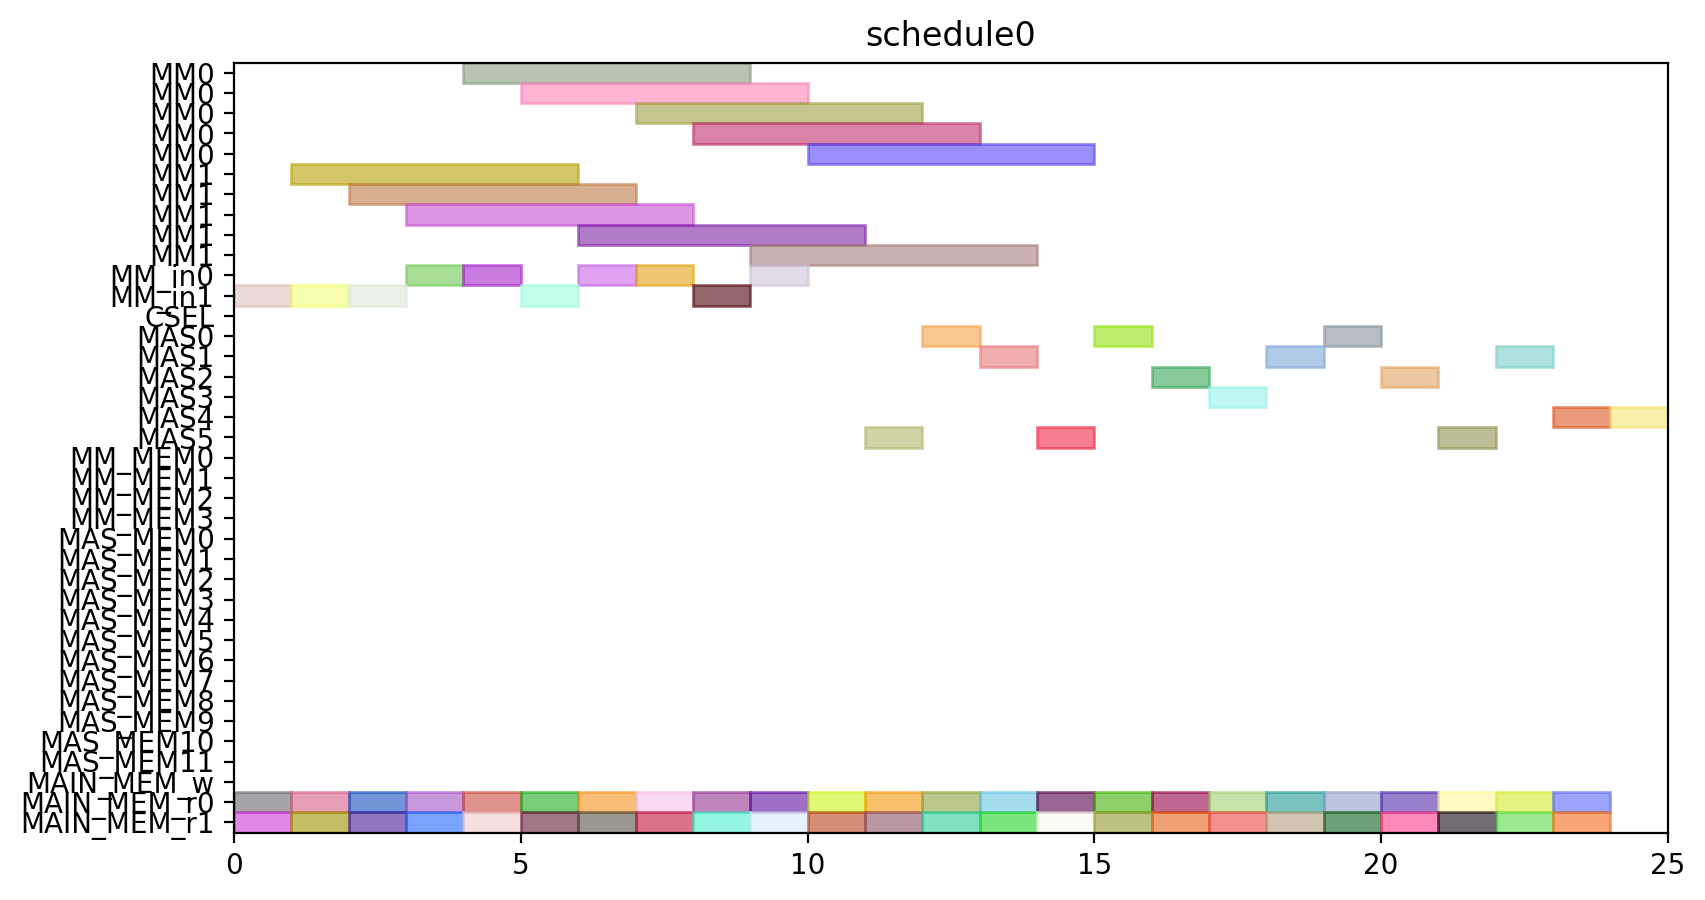

Source code (Python):
from pyschedule import Scenario, solvers, plotters, alt


def solve():
	horizon = 120
	S = Scenario("schedule0", horizon=horizon)

	# resource
	MM = S.Resources('MM', num=2, size=5)
	MM_in = S.Resources('MM_in', num=2)
	CSEL = S.Resource('CSEL')
	MAS = S.Resources('MAS', num=6, size=1, periods=range(1, horizon))
	MM_MEM = S.Resources('MM_MEM', num=4)
	MAS_MEM = S.Resources('MAS_MEM', num=12)
	MAIN_MEM_w = S.Resource('MAIN_MEM_w', size=1)
	MAIN_MEM_r = S.Resources('MAIN_MEM_r', num=2)

	# result of previous scheduling

	# new tasks
	t0_t0 = S.Task('t0_t0', length=1, delay_cost=1)
	t0_t0 += alt(MAS)
	t0_t0_mem0 = S.Task('t0_t0_mem0', length=1, delay_cost=1)
	t0_t0_mem0 += MAIN_MEM_r[0]
	S += t0_t0_mem0 <= t0_t0

	t0_t0_mem1 = S.Task('t0_t0_mem1', length=1, delay_cost=1)
	t0_t0_mem1 += MAIN_MEM_r[1]
	S += t0_t0_mem1 <= t0_t0

	t0_t1 = S.Task('t0_t1', length=1, delay_cost=1)
	t0_t1 += alt(MAS)
	t0_t1_mem0 = S.Task('t0_t1_mem0', length=1, delay_cost=1)
	t0_t1_mem0 += MAIN_MEM_r[0]
	S += t0_t1_mem0 <= t0_t1

	t0_t1_mem1 = S.Task('t0_t1_mem1', length=1, delay_cost=1)
	t0_t1_mem1 += MAIN_MEM_r[1]
	S += t0_t1_mem1 <= t0_t1

	t0_t3 = S.Task('t0_t3', length=5, delay_cost=1)
	t0_t3 += alt(MM)
	t0_t3_in = S.Task('t0_t3_in', length=1, delay_cost=1)
	t0_t3_in += alt(MM_in)
	S += t0_t3_in*MM_in[0]<=t0_t3*MM[0]
	S += t0_t3_in*MM_in[1]<=t0_t3*MM[1]
	t0_t3_mem0 = S.Task('t0_t3_mem0', length=1, delay_cost=1)
	t0_t3_mem0 += MAIN_MEM_r[0]
	S += t0_t3_mem0 <= t0_t3

	t0_t3_mem1 = S.Task('t0_t3_mem1', length=1, delay_cost=1)
	t0_t3_mem1 += MAIN_MEM_r[1]
	S += t0_t3_mem1 <= t0_t3

	t10 = S.Task('t10', length=1, delay_cost=1)
	t10 += alt(MAS)
	t10_mem0 = S.Task('t10_mem0', length=1, delay_cost=1)
	t10_mem0 += MAIN_MEM_r[0]
	S += t10_mem0 <= t10

	t10_mem1 = S.Task('t10_mem1', length=1, delay_cost=1)
	t10_mem1 += MAIN_MEM_r[1]
	S += t10_mem1 <= t10

	t11 = S.Task('t11', length=1, delay_cost=1)
	t11 += alt(MAS)
	t11_mem0 = S.Task('t11_mem0', length=1, delay_cost=1)
	t11_mem0 += MAIN_MEM_r[0]
	S += t11_mem0 <= t11

	t11_mem1 = S.Task('t11_mem1', length=1, delay_cost=1)
	t11_mem1 += MAIN_MEM_r[1]
	S += t11_mem1 <= t11

	t3_t0 = S.Task('t3_t0', length=5, delay_cost=1)
	t3_t0 += alt(MM)
	t3_t0_in = S.Task('t3_t0_in', length=1, delay_cost=1)
	t3_t0_in += alt(MM_in)
	S += t3_t0_in*MM_in[0]<=t3_t0*MM[0]
	S += t3_t0_in*MM_in[1]<=t3_t0*MM[1]
	t3_t0_mem0 = S.Task('t3_t0_mem0', length=1, delay_cost=1)
	t3_t0_mem0 += MAIN_MEM_r[0]
	S += t3_t0_mem0 <= t3_t0

	t3_t0_mem1 = S.Task('t3_t0_mem1', length=1, delay_cost=1)
	t3_t0_mem1 += MAIN_MEM_r[1]
	S += t3_t0_mem1 <= t3_t0

	t3_t1 = S.Task('t3_t1', length=5, delay_cost=1)
	t3_t1 += alt(MM)
	t3_t1_in = S.Task('t3_t1_in', length=1, delay_cost=1)
	t3_t1_in += alt(MM_in)
	S += t3_t1_in*MM_in[0]<=t3_t1*MM[0]
	S += t3_t1_in*MM_in[1]<=t3_t1*MM[1]
	t3_t1_mem0 = S.Task('t3_t1_mem0', length=1, delay_cost=1)
	t3_t1_mem0 += MAIN_MEM_r[0]
	S += t3_t1_mem0 <= t3_t1

	t3_t1_mem1 = S.Task('t3_t1_mem1', length=1, delay_cost=1)
	t3_t1_mem1 += MAIN_MEM_r[1]
	S += t3_t1_mem1 <= t3_t1

	t3_t2 = S.Task('t3_t2', length=1, delay_cost=1)
	t3_t2 += alt(MAS)
	t3_t2_mem0 = S.Task('t3_t2_mem0', length=1, delay_cost=1)
	t3_t2_mem0 += MAIN_MEM_r[0]
	S += t3_t2_mem0 <= t3_t2

	t3_t2_mem1 = S.Task('t3_t2_mem1', length=1, delay_cost=1)
	t3_t2_mem1 += MAIN_MEM_r[1]
	S += t3_t2_mem1 <= t3_t2

	t3_t3 = S.Task('t3_t3', length=1, delay_cost=1)
	t3_t3 += alt(MAS)
	t3_t3_mem0 = S.Task('t3_t3_mem0', length=1, delay_cost=1)
	t3_t3_mem0 += MAIN_MEM_r[0]
	S += t3_t3_mem0 <= t3_t3

	t3_t3_mem1 = S.Task('t3_t3_mem1', length=1, delay_cost=1)
	t3_t3_mem1 += MAIN_MEM_r[1]
	S += t3_t3_mem1 <= t3_t3

	t4_t0 = S.Task('t4_t0', length=1, delay_cost=1)
	t4_t0 += alt(MAS)
	t4_t0_mem0 = S.Task('t4_t0_mem0', length=1, delay_cost=1)
	t4_t0_mem0 += MAIN_MEM_r[0]
	S += t4_t0_mem0 <= t4_t0

	t4_t0_mem1 = S.Task('t4_t0_mem1', length=1, delay_cost=1)
	t4_t0_mem1 += MAIN_MEM_r[1]
	S += t4_t0_mem1 <= t4_t0

	t4_t1 = S.Task('t4_t1', length=1, delay_cost=1)
	t4_t1 += alt(MAS)
	t4_t1_mem0 = S.Task('t4_t1_mem0', length=1, delay_cost=1)
	t4_t1_mem0 += MAIN_MEM_r[0]
	S += t4_t1_mem0 <= t4_t1

	t4_t1_mem1 = S.Task('t4_t1_mem1', length=1, delay_cost=1)
	t4_t1_mem1 += MAIN_MEM_r[1]
	S += t4_t1_mem1 <= t4_t1

	t4_t3 = S.Task('t4_t3', length=5, delay_cost=1)
	t4_t3 += alt(MM)
	t4_t3_in = S.Task('t4_t3_in', length=1, delay_cost=1)
	t4_t3_in += alt(MM_in)
	S += t4_t3_in*MM_in[0]<=t4_t3*MM[0]
	S += t4_t3_in*MM_in[1]<=t4_t3*MM[1]
	t4_t3_mem0 = S.Task('t4_t3_mem0', length=1, delay_cost=1)
	t4_t3_mem0 += MAIN_MEM_r[0]
	S += t4_t3_mem0 <= t4_t3

	t4_t3_mem1 = S.Task('t4_t3_mem1', length=1, delay_cost=1)
	t4_t3_mem1 += MAIN_MEM_r[1]
	S += t4_t3_mem1 <= t4_t3

	t5_t0 = S.Task('t5_t0', length=5, delay_cost=1)
	t5_t0 += alt(MM)
	t5_t0_in = S.Task('t5_t0_in', length=1, delay_cost=1)
	t5_t0_in += alt(MM_in)
	S += t5_t0_in*MM_in[0]<=t5_t0*MM[0]
	S += t5_t0_in*MM_in[1]<=t5_t0*MM[1]
	t5_t0_mem0 = S.Task('t5_t0_mem0', length=1, delay_cost=1)
	t5_t0_mem0 += MAIN_MEM_r[0]
	S += t5_t0_mem0 <= t5_t0

	t5_t0_mem1 = S.Task('t5_t0_mem1', length=1, delay_cost=1)
	t5_t0_mem1 += MAIN_MEM_r[1]
	S += t5_t0_mem1 <= t5_t0

	t5_t1 = S.Task('t5_t1', length=5, delay_cost=1)
	t5_t1 += alt(MM)
	t5_t1_in = S.Task('t5_t1_in', length=1, delay_cost=1)
	t5_t1_in += alt(MM_in)
	S += t5_t1_in*MM_in[0]<=t5_t1*MM[0]
	S += t5_t1_in*MM_in[1]<=t5_t1*MM[1]
	t5_t1_mem0 = S.Task('t5_t1_mem0', length=1, delay_cost=1)
	t5_t1_mem0 += MAIN_MEM_r[0]
	S += t5_t1_mem0 <= t5_t1

	t5_t1_mem1 = S.Task('t5_t1_mem1', length=1, delay_cost=1)
	t5_t1_mem1 += MAIN_MEM_r[1]
	S += t5_t1_mem1 <= t5_t1

	t5_t2 = S.Task('t5_t2', length=1, delay_cost=1)
	t5_t2 += alt(MAS)
	t5_t2_mem0 = S.Task('t5_t2_mem0', length=1, delay_cost=1)
	t5_t2_mem0 += MAIN_MEM_r[0]
	S += t5_t2_mem0 <= t5_t2

	t5_t2_mem1 = S.Task('t5_t2_mem1', length=1, delay_cost=1)
	t5_t2_mem1 += MAIN_MEM_r[1]
	S += t5_t2_mem1 <= t5_t2

	t5_t3 = S.Task('t5_t3', length=1, delay_cost=1)
	t5_t3 += alt(MAS)
	t5_t3_mem0 = S.Task('t5_t3_mem0', length=1, delay_cost=1)
	t5_t3_mem0 += MAIN_MEM_r[0]
	S += t5_t3_mem0 <= t5_t3

	t5_t3_mem1 = S.Task('t5_t3_mem1', length=1, delay_cost=1)
	t5_t3_mem1 += MAIN_MEM_r[1]
	S += t5_t3_mem1 <= t5_t3

	t6_t0 = S.Task('t6_t0', length=5, delay_cost=1)
	t6_t0 += alt(MM)
	t6_t0_in = S.Task('t6_t0_in', length=1, delay_cost=1)
	t6_t0_in += alt(MM_in)
	S += t6_t0_in*MM_in[0]<=t6_t0*MM[0]
	S += t6_t0_in*MM_in[1]<=t6_t0*MM[1]
	t6_t0_mem0 = S.Task('t6_t0_mem0', length=1, delay_cost=1)
	t6_t0_mem0 += MAIN_MEM_r[0]
	S += t6_t0_mem0 <= t6_t0

	t6_t0_mem1 = S.Task('t6_t0_mem1', length=1, delay_cost=1)
	t6_t0_mem1 += MAIN_MEM_r[1]
	S += t6_t0_mem1 <= t6_t0

	t6_t1 = S.Task('t6_t1', length=5, delay_cost=1)
	t6_t1 += alt(MM)
	t6_t1_in = S.Task('t6_t1_in', length=1, delay_cost=1)
	t6_t1_in += alt(MM_in)
	S += t6_t1_in*MM_in[0]<=t6_t1*MM[0]
	S += t6_t1_in*MM_in[1]<=t6_t1*MM[1]
	t6_t1_mem0 = S.Task('t6_t1_mem0', length=1, delay_cost=1)
	t6_t1_mem0 += MAIN_MEM_r[0]
	S += t6_t1_mem0 <= t6_t1

	t6_t1_mem1 = S.Task('t6_t1_mem1', length=1, delay_cost=1)
	t6_t1_mem1 += MAIN_MEM_r[1]
	S += t6_t1_mem1 <= t6_t1

	t6_t2 = S.Task('t6_t2', length=1, delay_cost=1)
	t6_t2 += alt(MAS)
	t6_t2_mem0 = S.Task('t6_t2_mem0', length=1, delay_cost=1)
	t6_t2_mem0 += MAIN_MEM_r[0]
	S += t6_t2_mem0 <= t6_t2

	t6_t2_mem1 = S.Task('t6_t2_mem1', length=1, delay_cost=1)
	t6_t2_mem1 += MAIN_MEM_r[1]
	S += t6_t2_mem1 <= t6_t2

	t6_t3 = S.Task('t6_t3', length=1, delay_cost=1)
	t6_t3 += alt(MAS)
	t6_t3_mem0 = S.Task('t6_t3_mem0', length=1, delay_cost=1)
	t6_t3_mem0 += MAIN_MEM_r[0]
	S += t6_t3_mem0 <= t6_t3

	t6_t3_mem1 = S.Task('t6_t3_mem1', length=1, delay_cost=1)
	t6_t3_mem1 += MAIN_MEM_r[1]
	S += t6_t3_mem1 <= t6_t3

	t7_t0 = S.Task('t7_t0', length=5, delay_cost=1)
	t7_t0 += alt(MM)
	t7_t0_in = S.Task('t7_t0_in', length=1, delay_cost=1)
	t7_t0_in += alt(MM_in)
	S += t7_t0_in*MM_in[0]<=t7_t0*MM[0]
	S += t7_t0_in*MM_in[1]<=t7_t0*MM[1]
	t7_t0_mem0 = S.Task('t7_t0_mem0', length=1, delay_cost=1)
	t7_t0_mem0 += MAIN_MEM_r[0]
	S += t7_t0_mem0 <= t7_t0

	t7_t0_mem1 = S.Task('t7_t0_mem1', length=1, delay_cost=1)
	t7_t0_mem1 += MAIN_MEM_r[1]
	S += t7_t0_mem1 <= t7_t0

	t7_t1 = S.Task('t7_t1', length=5, delay_cost=1)
	t7_t1 += alt(MM)
	t7_t1_in = S.Task('t7_t1_in', length=1, delay_cost=1)
	t7_t1_in += alt(MM_in)
	S += t7_t1_in*MM_in[0]<=t7_t1*MM[0]
	S += t7_t1_in*MM_in[1]<=t7_t1*MM[1]
	t7_t1_mem0 = S.Task('t7_t1_mem0', length=1, delay_cost=1)
	t7_t1_mem0 += MAIN_MEM_r[0]
	S += t7_t1_mem0 <= t7_t1

	t7_t1_mem1 = S.Task('t7_t1_mem1', length=1, delay_cost=1)
	t7_t1_mem1 += MAIN_MEM_r[1]
	S += t7_t1_mem1 <= t7_t1

	t7_t2 = S.Task('t7_t2', length=1, delay_cost=1)
	t7_t2 += alt(MAS)
	t7_t2_mem0 = S.Task('t7_t2_mem0', length=1, delay_cost=1)
	t7_t2_mem0 += MAIN_MEM_r[0]
	S += t7_t2_mem0 <= t7_t2

	t7_t2_mem1 = S.Task('t7_t2_mem1', length=1, delay_cost=1)
	t7_t2_mem1 += MAIN_MEM_r[1]
	S += t7_t2_mem1 <= t7_t2

	t7_t3 = S.Task('t7_t3', length=1, delay_cost=1)
	t7_t3 += alt(MAS)
	t7_t3_mem0 = S.Task('t7_t3_mem0', length=1, delay_cost=1)
	t7_t3_mem0 += MAIN_MEM_r[0]
	S += t7_t3_mem0 <= t7_t3

	t7_t3_mem1 = S.Task('t7_t3_mem1', length=1, delay_cost=1)
	t7_t3_mem1 += MAIN_MEM_r[1]
	S += t7_t3_mem1 <= t7_t3

	solvers.mip.solve(S,msg=1,kind='CPLEX',ratio_gap=1.01)

	solution = [['hoge']*len(S.solution()[1]) for i in range(len(S.solution()))]
	for i in range(len(S.solution())):
		for j in range(len(S.solution()[i])):
			solution[i][j]=str(S.solution()[i][j])
	print(solution)

	cycles = int(solution[-1][3])

	pic_file_name = "/home/mfukuda/ABE/multiRAM_multiMAS_16mux/scheduling_result/stage5MM2_stage1MAS6/SQR012345/schedule0.png"
	if(S.solution() != []):
		plotters.matplotlib.plot(S,img_filename=pic_file_name, show_task_labels=False, fig_size=(cycles*0.25+3, 5))

	return solution
